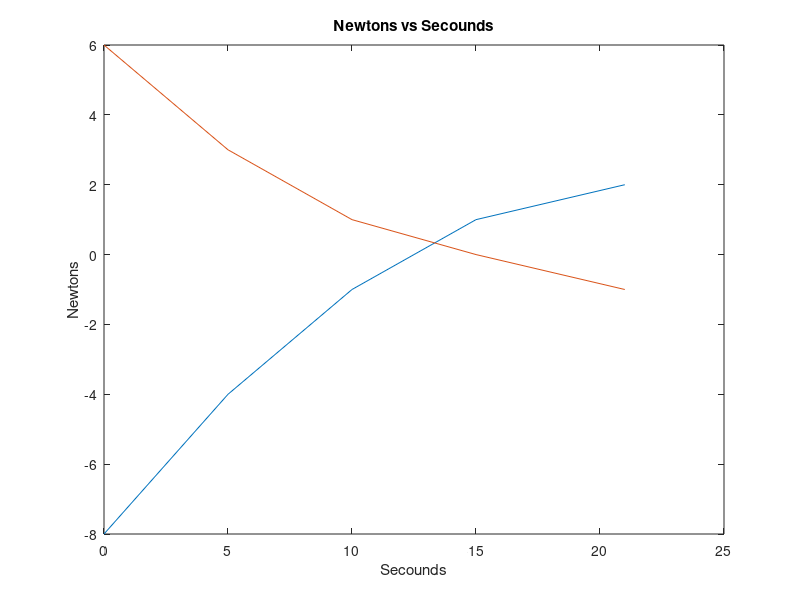

Here is the MATLAB script that generated this plot: (Note: this script raises an error after producing the figure.)
%% Assigement 6
% Luis Cordova
%% Problem #1
% Create vector X as all the integers from 1 to 15. Create vector Y with 15
% evenly spaced entries beginning with 2 and ending with 24. 
% Establish variable Z = 12.

% a. Find vector D = X +Y

% b. Find vector Q that has 15 entries composed of the first element of X
%multiplied by the first element of Y, the second element of X multiplied
%by the second element of Y, etc.

% c. Find vector A that is Z divided by each of the elements of Y.

% d. Create array B with the first column equal to X, the second column
% equal to A and the third column equal to Y.

% e. Create array C that has the third through sixth rows of B and all the
% columns.

% You might want to review indexing of arrays here. Remember that we always
% think about rows before columns, and then you can choose the parts you
% want. If I want to choose the 1st and 2nd rows and the 3rd and 4th
% columns of some array P, I would write: P(1:2,3:4). To choose all the
% elements of a row or column, use the colon, ":".  Example: P(:, 3:4)
% chooses all the rows of the 3rd and 4th columns).

% Review the "fprintf" function to output solutions a through e for Problem
% 1.

clc
clear
% Given
X=(1:15);
Y= linspace(2,24,15);
Z= 12;

% a.
D= X+Y;
fprintf("D: ");
fprintf(" %.2f", D);
fprintf("\n");
% b.
Q=X.*Y;
fprintf("Q: ");
fprintf(" %.2f", Q);
fprintf("\n");
% c.
A = (Z)./(Y);
fprintf("A: ");
fprintf(" %.2f", A);
fprintf("\n");
% d.
B = [X',A',Y'];
fprintf("B:\n");
fprintf(" %.2f  %.2f  %.2f\n", B);
fprintf("\n");
% e.
C= B(3:6,:);
fprintf("C:\n");
fprintf(" %.2f  %.2f  %.2f\n", C);
fprintf("\n");
%% Problem 2
% Plot columns 2 and 3 of the following matrix A versus column 1. The
% data in column 1 is time (seconds). The data in columns 2 and 3 are
% forces (Newtons).

clc
clear

%Given
A=[[0 ,-8, 6]; [5,-4,3];[10,-1,1];[15,1,0];[21,2,-1]];
plot(A(:,1),A(:,2:3))
xlabel("Secounds")
ylabel("Newtons")
title("Newtons vs Secounds")

%% Problem 3
%  The following table shows the average temperature for each year in a
% certain city. Plot the data as a stem plot, a bar plot, and a stairs
% plot.
% Given Table
clc
clear
tiledlayout(3,1)
%Graph 1
nexttile
A=[2005:2009;[18,19,21,17,20]];
stem(A(1,:),A(2,:))
xlabel("Year")
ylabel("Temp(C)")
title("Temp(C) vs. Year")
%Graph 2
nexttile
bar(A(1,:),A(2,:))
xlabel("Year")
ylabel("Temp(C)")
title("Temp(C) vs. Year")
% Graph 3
nexttile
stairs(A(1,:),A(2,:),LineWidth=2)
xlabel("Year")
ylabel("Temp(C)")
title("Temp(C) vs. Year")

%% Problem 4 
% The future amount F of a principal P (present amount) invested in a
% savings account for a period of time paying an annual interest rate r
% (APR = Annual Percentage Rate) is given by:

% Future Value Formula for Problem 4

% where n is the number of times per year the interest is compounded and t
% is the number of years. Example: for a 30 year home loan compounded
% monthly at an APR of 3.00%, n = 12 (12 months per year), t = 30 years,
% and r = 0.03 (3.00%). For continuous compounding, F = Pert. Suppose
% $10,000 is initially invested at 3.5% APR (r = 0.035). Plot F versus t
% for 0 < t < 20 years for four cases: continuous compounding, annual
% compounding (n = 1), quarterly compounding (n = 4), monthly compounding
% (n = 12). Show all four cases on the same subplot and label each curve.
% On a second subplot, plot the difference between the amounts obtained
% from continuous compounding and the other three case.

% Be sure all of your plots are properly titled (plot title and axes
% titles).

clc
clear

% Given
T=(0:20); % Time in Years
P=10000; % Initial amount
R=0.035; % APR

n=1;
F1 = P.*(1+R./n).^(n.*T); % 
n=4;
F4 = P.*(1+R./n).^(n.*T);
n=12;
F12 = P.*(1+R./n).^(n.*T);
F = P.*exp(R.*T);
subplot(2,1,1)
plot(T,[F1;F4;F12;F]);
xlabel("Time(Years)")
ylabel("Future Amount($)")
title("Future Amount($) vs. Time(Years)")
subplot(2,1,2)
plot(T,F-[F1;F4;F12]);
xlabel("Time(Years)")
ylabel("Difference from Continuous($)")
title("Difference from Continuous ($)vs. Time(Years)")

%% Problem 5
% The grades of 80 students were distributed as follows:
% Use the pie chart function pie to plot the grade distribution. Add the
% title "Grade Distribution" to the chart. Use the gtext function or the
% plot editor to add the letter grades to the sections of the pie chart.
clf
clc
clear
% Number of A=23, B=32, C=19, D=6
pie([23,32,19,6],["A","B","C","D"])
title("Grade Distribution")






